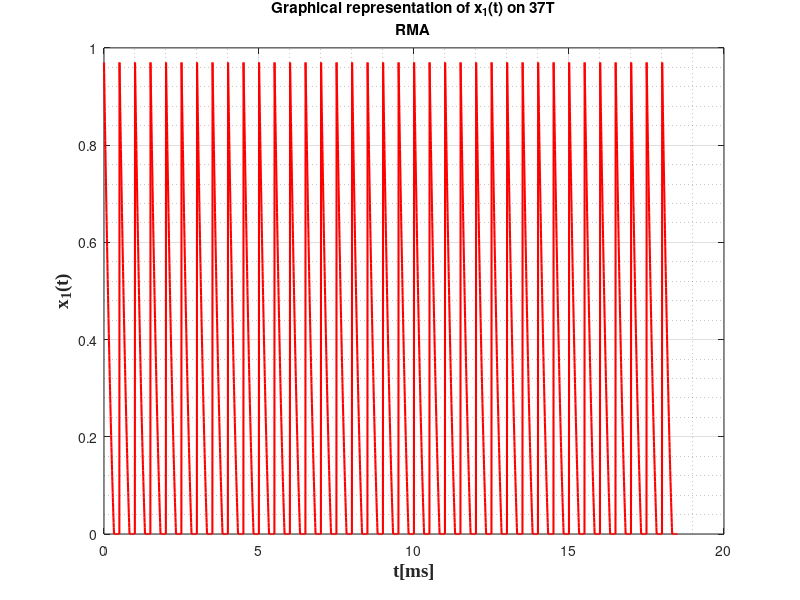

MATLAB code for this plot:
%x1(t) 
T_1 = 0.5;
t = linspace(0,1,100);
x = 0.86*t.^2-2.05*t+0.97;
v = ones(1,37);
x1 = x(:);
x1 = x1*v;
x1 = x1(:);
for i = 1:3700
    if x1(i) < 0
        x1(i) = 0;
    end
end
T1 = linspace(0,37*T_1,3700);
figure(2);
plot(T1,x1,'r','LineWidth',1.5);
grid on;
grid minor;
xlabel('t[ms]', 'fontweight', 'bold', 'fontsize', 14, 'FontName', 'Times New Roman');
ylabel('x_{1}(t)','fontweight','bold','fontsize', 14, 'FontName', 'Times New Roman');
title({'Graphical representation of x_{1}(t) on 37T';'RMA'});

